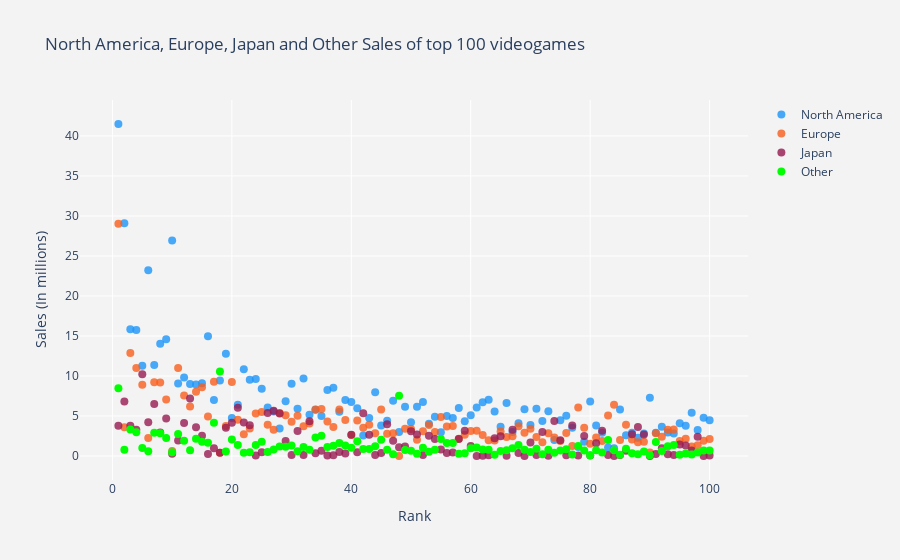

The code cell stored with this chart in its notebook:
### Markdown cell above
### Rank the top 100 games in a scatter plot

### Code cell
trace1 = go.Scatter(x = df.Rank,
                    y = df.NA_Sales,
                    mode = "markers",
                    name = "North America",
                    marker = dict(color = 'rgba(28, 149, 249, 0.8)',size=8),
                    text = df.Name)
trace2 = go.Scatter(x = df.Rank,
                    y = df.EU_Sales,
                    mode = "markers",
                    name = "Europe",
                    marker = dict(color = 'rgba(249, 94, 28, 0.8)',size=8),
                    text = df.Name)
trace3 = go.Scatter(x = df.Rank,
                    y = df.JP_Sales,
                    mode = "markers",
                    name = "Japan",
                    marker = dict(color = 'rgba(150, 26, 80, 0.8)',size=8),
                    text = df.Name)
trace4 = go.Scatter(x = df.Rank,
                    y = df.Other_Sales,
                    mode = "markers",
                    name = "Other",
                    marker = dict(color = 'lime',size=8),
                    text = df.Name)
data = [trace1, trace2, trace3, trace4]
layout = dict(title = 'North America, Europe, Japan and Other Sales of top 100 videogames',
              xaxis = dict(title='Rank', ticklen=5, zeroline=False, zerolinewidth=1, gridcolor="white"),
              yaxis = dict(title='Sales (In millions)', ticklen=5, zeroline=False, zerolinewidth=1, gridcolor="white"),
              paper_bgcolor = 'rgb(243, 243, 243)',
              plot_bgcolor = 'rgb(243, 243, 243)')
iplot(dict(data = data, layout = layout))

### Figure 1 — Plotly figure (JSON) as saved in the notebook; plotly's stock layout.template omitted (floating-point values rounded to 4 significant figures)
{"data": [{"marker": {"color": "rgba(28, 149, 249, 0.8)", "size": 8}, "mode": "markers", "name": "North America", "text": ["Wii Sports", "Super Mario Bros.", "Mario Kart Wii", "Wii Sports Resort", "Pokemon Red/Pokemon Blue", "Tetris", "New Super Mario Bros.", "Wii Play", "New Super Mario Bros. Wii", "Duck Hunt", "Nintendogs", "Mario Kart DS", "Pokemon Gold/Pokemon Silver", "Wii Fit", "Wii Fit Plus", "Kinect Adventures!", "Grand Theft Auto V", "Grand Theft Auto: San Andreas", "Super Mario World", "Brain Age: Train Your Brain in Minutes a Day", "Pokemon Diamond/Pokemon Pearl", "Super Mario Land", "Super Mario Bros. 3", "Grand Theft Auto V", "Grand Theft Auto: Vice City", "Pokemon Ruby/Pokemon Sapphire", "Pokemon Black/Pokemon White", "Brain Age 2: More Training in Minutes a Day", "Gran Turismo 3: A-Spec", "Call of Duty: Modern Warfare 3", "Pokémon Yellow: Special Pikachu Edition", "Call of Duty: Black Ops", "Pokemon X/Pokemon Y", "Call of Duty: Black Ops 3", "Call of Duty: Black Ops II", "Call of Duty: Black Ops II", "Call of Duty: Modern Warfare 2", "Call of Duty: Modern Warfare 3", "Grand Theft Auto III", "Super Smash Bros. Brawl", "Call of Duty: Black Ops", "Animal Crossing: Wild World", "Mario Kart 7", "Halo 3", "Grand Theft Auto V", "Pokemon HeartGold/Pokemon SoulSilver", "Super Mario 64", "Gran Turismo 4", "Super Mario Galaxy", "Pokemon Omega Ruby/Pokemon Alpha Sapphire", "Super Mario Land 2: 6 Golden Coins", "Grand Theft Auto IV", "Gran Turismo", "Super Mario 3D Land", "Gran Turismo 5", "Call of Duty: Modern Warfare 2", "Grand Theft Auto IV", "Super Mario All-Stars", "Pokemon FireRed/Pokemon LeafGreen", "Super Mario 64", "Just Dance 3", "Call of Duty: Ghosts", "Halo: Reach", "Mario Kart 64", "New Super Mario Bros. 2", "Halo 4", "Final Fantasy VII", "Call of Duty: Ghosts", "Just Dance 2", "Gran Turismo 2", "Call of Duty 4: Modern Warfare", "Donkey Kong Country", "Minecraft", "Animal Crossing: New Leaf", "Mario Party DS", "The Elder Scrolls V: Skyrim", "Super Mario Kart", "FIFA 16", "Wii Party", "Halo 2", "Mario Party 8", "Pokemon Black 2/Pokemon White 2", "FIFA Soccer 13", "The Sims 3", "GoldenEye 007", "Mario & Sonic at the Olympic Games", "Final Fantasy X", "Final Fantasy VIII", "Pokémon Platinum Version", "Pac-Man", "Grand Theft Auto: Liberty City Stories", "Super Mario Galaxy 2", "Star Wars Battlefront (2015)", "Call of Duty: Advanced Warfare", "The Legend of Zelda: Ocarina of Time", "Crash Bandicoot 2: Cortex Strikes Back", "Super Mario Bros. 2", "Super Smash Bros. for Wii U and 3DS", "Call of Duty: World at War", "Battlefield 3"], "type": "scatter", "x": [1, 2, 3, 4, 5, 6, 7, 8, 9, 10, 11, 12, 13, 14, 15, 16, 17, 18, 19, 20, 21, 22, 23, 24, 25, 26, 27, 28, 29, 30, 31, 32, 33, 34, 35, 36, 37, 38, 39, 40, 41, 42, 43, 44, 45, 46, 47, 48, 49, 50, 51, 52, 53, 54, 55, 56, 57, 58, 59, 60, 61, 62, 63, 64, 65, 66, 67, 68, 69, 70, 71, 72, 73, 74, 75, 76, 77, 78, 79, 80, 81, 82, 83, 84, 85, 86, 87, 88, 89, 90, 91, 92, 93, 94, 95, 96, 97, 98, 99, 100], "y": [41.49, 29.08, 15.85, 15.75, 11.27, 23.2, 11.38, 14.03, 14.59, 26.93, 9.07, 9.81, 9, 8.94, 9.09, 14.97, 7.01, 9.43, 12.78, 4.75, 6.42, 10.83, 9.54, 9.63, 8.41, 6.06, 5.57, 3.44, 6.85, 9.03, 5.89, 9.67, 5.17, 5.77, 4.99, 8.25, 8.52, 5.54, 6.99, 6.75, 5.98, 2.55, 4.74, 7.97, 3.8, 4.4, 6.91, 3.01, 6.16, 4.23, 6.16, 6.76, 4.02, 4.89, 2.96, 4.99, 4.76, 5.99, 4.34, 5.08, 6.05, 6.72, 7.03, 5.55, 3.66, 6.63, 3.01, 4.09, 5.84, 3.88, 5.91, 4.36, 5.58, 2.01, 4.46, 5.03, 3.54, 1.11, 1.79, 6.82, 3.81, 2.91, 1.06, 0.98, 5.8, 2.58, 2.91, 2.28, 2.82, 7.28, 2.9, 3.66, 2.93, 2.8, 4.1, 3.78, 5.39, 3.24, 4.79, 4.46]}, {"marker": {"color": "rgba(249, 94, 28, 0.8)", "size": 8}, "mode": "markers", "name": "Europe", "text": ["Wii Sports", "Super Mario Bros.", "Mario Kart Wii", "Wii Sports Resort", "Pokemon Red/Pokemon Blue", "Tetris", "New Super Mario Bros.", "Wii Play", "New Super Mario Bros. Wii", "Duck Hunt", "Nintendogs", "Mario Kart DS", "Pokemon Gold/Pokemon Silver", "Wii Fit", "Wii Fit Plus", "Kinect Adventures!", "Grand Theft Auto V", "Grand Theft Auto: San Andreas", "Super Mario World", "Brain Age: Train Your Brain in Minutes a Day", "Pokemon Diamond/Pokemon Pearl", "Super Mario Land", "Super Mario Bros. 3", "Grand Theft Auto V", "Grand Theft Auto: Vice City", "Pokemon Ruby/Pokemon Sapphire", "Pokemon Black/Pokemon White", "Brain Age 2: More Training in Minutes a Day", "Gran Turismo 3: A-Spec", "Call of Duty: Modern Warfare 3", "Pokémon Yellow: Special Pikachu Edition", "Call of Duty: Black Ops", "Pokemon X/Pokemon Y", "Call of Duty: Black Ops 3", "Call of Duty: Black Ops II", "Call of Duty: Black Ops II", "Call of Duty: Modern Warfare 2", "Call of Duty: Modern Warfare 3", "Grand Theft Auto III", "Super Smash Bros. Brawl", "Call of Duty: Black Ops", "Animal Crossing: Wild World", "Mario Kart 7", "Halo 3", "Grand Theft Auto V", "Pokemon HeartGold/Pokemon SoulSilver", "Super Mario 64", "Gran Turismo 4", "Super Mario Galaxy", "Pokemon Omega Ruby/Pokemon Alpha Sapphire", "Super Mario Land 2: 6 Golden Coins", "Grand Theft Auto IV", "Gran Turismo", "Super Mario 3D Land", "Gran Turismo 5", "Call of Duty: Modern Warfare 2", "Grand Theft Auto IV", "Super Mario All-Stars", "Pokemon FireRed/Pokemon LeafGreen", "Super Mario 64", "Just Dance 3", "Call of Duty: Ghosts", "Halo: Reach", "Mario Kart 64", "New Super Mario Bros. 2", "Halo 4", "Final Fantasy VII", "Call of Duty: Ghosts", "Just Dance 2", "Gran Turismo 2", "Call of Duty 4: Modern Warfare", "Donkey Kong Country", "Minecraft", "Animal Crossing: New Leaf", "Mario Party DS", "The Elder Scrolls V: Skyrim", "Super Mario Kart", "FIFA 16", "Wii Party", "Halo 2", "Mario Party 8", "Pokemon Black 2/Pokemon White 2", "FIFA Soccer 13", "The Sims 3", "GoldenEye 007", "Mario & Sonic at the Olympic Games", "Final Fantasy X", "Final Fantasy VIII", "Pokémon Platinum Version", "Pac-Man", "Grand Theft Auto: Liberty City Stories", "Super Mario Galaxy 2", "Star Wars Battlefront (2015)", "Call of Duty: Advanced Warfare", "The Legend of Zelda: Ocarina of Time", "Crash Bandicoot 2: Cortex Strikes Back", "Super Mario Bros. 2", "Super Smash Bros. for Wii U and 3DS", "Call of Duty: World at War", "Battlefield 3"], "type": "scatter", "x": [1, 2, 3, 4, 5, 6, 7, 8, 9, 10, 11, 12, 13, 14, 15, 16, 17, 18, 19, 20, 21, 22, 23, 24, 25, 26, 27, 28, 29, 30, 31, 32, 33, 34, 35, 36, 37, 38, 39, 40, 41, 42, 43, 44, 45, 46, 47, 48, 49, 50, 51, 52, 53, 54, 55, 56, 57, 58, 59, 60, 61, 62, 63, 64, 65, 66, 67, 68, 69, 70, 71, 72, 73, 74, 75, 76, 77, 78, 79, 80, 81, 82, 83, 84, 85, 86, 87, 88, 89, 90, 91, 92, 93, 94, 95, 96, 97, 98, 99, 100], "y": [29.02, 3.58, 12.88, 11.01, 8.89, 2.26, 9.23, 9.2, 7.06, 0.63, 11, 7.57, 6.18, 8.03, 8.59, 4.94, 9.27, 0.4, 3.75, 9.26, 4.52, 2.71, 3.44, 5.31, 5.49, 3.9, 3.28, 5.36, 5.09, 4.28, 5.04, 3.73, 4.05, 5.81, 5.88, 4.3, 3.63, 5.82, 4.51, 2.61, 4.44, 3.52, 3.91, 2.83, 5.81, 2.77, 2.85, 0.01, 3.4, 3.37, 2.04, 3.1, 3.87, 2.99, 4.88, 3.69, 3.76, 2.15, 2.65, 3.11, 3.15, 2.63, 1.98, 1.94, 3.07, 2.36, 2.47, 3.73, 2.89, 3.42, 2.38, 1.71, 2.83, 2.32, 1.88, 2.86, 1.24, 6.06, 3.53, 1.53, 2.3, 1.86, 5.05, 6.42, 2.01, 3.9, 2.07, 1.72, 1.78, 0.45, 2.83, 2.42, 3.29, 3.3, 1.89, 2.17, 1.18, 1.35, 1.9, 2.13]}, {"marker": {"color": "rgba(150, 26, 80, 0.8)", "size": 8}, "mode": "markers", "name": "Japan", "text": ["Wii Sports", "Super Mario Bros.", "Mario Kart Wii", "Wii Sports Resort", "Pokemon Red/Pokemon Blue", "Tetris", "New Super Mario Bros.", "Wii Play", "New Super Mario Bros. Wii", "Duck Hunt", "Nintendogs", "Mario Kart DS", "Pokemon Gold/Pokemon Silver", "Wii Fit", "Wii Fit Plus", "Kinect Adventures!", "Grand Theft Auto V", "Grand Theft Auto: San Andreas", "Super Mario World", "Brain Age: Train Your Brain in Minutes a Day", "Pokemon Diamond/Pokemon Pearl", "Super Mario Land", "Super Mario Bros. 3", "Grand Theft Auto V", "Grand Theft Auto: Vice City", "Pokemon Ruby/Pokemon Sapphire", "Pokemon Black/Pokemon White", "Brain Age 2: More Training in Minutes a Day", "Gran Turismo 3: A-Spec", "Call of Duty: Modern Warfare 3", "Pokémon Yellow: Special Pikachu Edition", "Call of Duty: Black Ops", "Pokemon X/Pokemon Y", "Call of Duty: Black Ops 3", "Call of Duty: Black Ops II", "Call of Duty: Black Ops II", "Call of Duty: Modern Warfare 2", "Call of Duty: Modern Warfare 3", "Grand Theft Auto III", "Super Smash Bros. Brawl", "Call of Duty: Black Ops", "Animal Crossing: Wild World", "Mario Kart 7", "Halo 3", "Grand Theft Auto V", "Pokemon HeartGold/Pokemon SoulSilver", "Super Mario 64", "Gran Turismo 4", "Super Mario Galaxy", "Pokemon Omega Ruby/Pokemon Alpha Sapphire", "Super Mario Land 2: 6 Golden Coins", "Grand Theft Auto IV", "Gran Turismo", "Super Mario 3D Land", "Gran Turismo 5", "Call of Duty: Modern Warfare 2", "Grand Theft Auto IV", "Super Mario All-Stars", "Pokemon FireRed/Pokemon LeafGreen", "Super Mario 64", "Just Dance 3", "Call of Duty: Ghosts", "Halo: Reach", "Mario Kart 64", "New Super Mario Bros. 2", "Halo 4", "Final Fantasy VII", "Call of Duty: Ghosts", "Just Dance 2", "Gran Turismo 2", "Call of Duty 4: Modern Warfare", "Donkey Kong Country", "Minecraft", "Animal Crossing: New Leaf", "Mario Party DS", "The Elder Scrolls V: Skyrim", "Super Mario Kart", "FIFA 16", "Wii Party", "Halo 2", "Mario Party 8", "Pokemon Black 2/Pokemon White 2", "FIFA Soccer 13", "The Sims 3", "GoldenEye 007", "Mario & Sonic at the Olympic Games", "Final Fantasy X", "Final Fantasy VIII", "Pokémon Platinum Version", "Pac-Man", "Grand Theft Auto: Liberty City Stories", "Super Mario Galaxy 2", "Star Wars Battlefront (2015)", "Call of Duty: Advanced Warfare", "The Legend of Zelda: Ocarina of Time", "Crash Bandicoot 2: Cortex Strikes Back", "Super Mario Bros. 2", "Super Smash Bros. for Wii U and 3DS", "Call of Duty: World at War", "Battlefield 3"], "type": "scatter", "x": [1, 2, 3, 4, 5, 6, 7, 8, 9, 10, 11, 12, 13, 14, 15, 16, 17, 18, 19, 20, 21, 22, 23, 24, 25, 26, 27, 28, 29, 30, 31, 32, 33, 34, 35, 36, 37, 38, 39, 40, 41, 42, 43, 44, 45, 46, 47, 48, 49, 50, 51, 52, 53, 54, 55, 56, 57, 58, 59, 60, 61, 62, 63, 64, 65, 66, 67, 68, 69, 70, 71, 72, 73, 74, 75, 76, 77, 78, 79, 80, 81, 82, 83, 84, 85, 86, 87, 88, 89, 90, 91, 92, 93, 94, 95, 96, 97, 98, 99, 100], "y": [3.77, 6.81, 3.79, 3.28, 10.22, 4.22, 6.5, 2.93, 4.7, 0.28, 1.93, 4.13, 7.2, 3.6, 2.53, 0.24, 0.97, 0.41, 3.54, 4.16, 6.04, 4.18, 3.84, 0.06, 0.47, 5.38, 5.65, 5.32, 1.87, 0.13, 3.12, 0.11, 4.34, 0.35, 0.65, 0.07, 0.08, 0.49, 0.3, 2.66, 0.48, 5.33, 2.67, 0.13, 0.36, 3.96, 1.91, 1.1, 1.2, 3.08, 2.69, 0.14, 2.54, 2.13, 0.81, 0.38, 0.44, 2.12, 3.15, 1.25, 0, 0.04, 0.08, 2.23, 2.47, 0.04, 3.28, 0.38, 0.01, 1.69, 0.13, 3, 0.02, 4.36, 1.98, 0.1, 3.81, 0.06, 2.49, 0.05, 1.58, 3.14, 0.13, 0, 0.13, 0.66, 2.73, 3.63, 2.69, 0, 0.24, 0.98, 0.22, 0.14, 1.45, 1.31, 0.7, 2.42, 0, 0.06]}, {"marker": {"color": "lime", "size": 8}, "mode": "markers", "name": "Other", "text": ["Wii Sports", "Super Mario Bros.", "Mario Kart Wii", "Wii Sports Resort", "Pokemon Red/Pokemon Blue", "Tetris", "New Super Mario Bros.", "Wii Play", "New Super Mario Bros. Wii", "Duck Hunt", "Nintendogs", "Mario Kart DS", "Pokemon Gold/Pokemon Silver", "Wii Fit", "Wii Fit Plus", "Kinect Adventures!", "Grand Theft Auto V", "Grand Theft Auto: San Andreas", "Super Mario World", "Brain Age: Train Your Brain in Minutes a Day", "Pokemon Diamond/Pokemon Pearl", "Super Mario Land", "Super Mario Bros. 3", "Grand Theft Auto V", "Grand Theft Auto: Vice City", "Pokemon Ruby/Pokemon Sapphire", "Pokemon Black/Pokemon White", "Brain Age 2: More Training in Minutes a Day", "Gran Turismo 3: A-Spec", "Call of Duty: Modern Warfare 3", "Pokémon Yellow: Special Pikachu Edition", "Call of Duty: Black Ops", "Pokemon X/Pokemon Y", "Call of Duty: Black Ops 3", "Call of Duty: Black Ops II", "Call of Duty: Black Ops II", "Call of Duty: Modern Warfare 2", "Call of Duty: Modern Warfare 3", "Grand Theft Auto III", "Super Smash Bros. Brawl", "Call of Duty: Black Ops", "Animal Crossing: Wild World", "Mario Kart 7", "Halo 3", "Grand Theft Auto V", "Pokemon HeartGold/Pokemon SoulSilver", "Super Mario 64", "Gran Turismo 4", "Super Mario Galaxy", "Pokemon Omega Ruby/Pokemon Alpha Sapphire", "Super Mario Land 2: 6 Golden Coins", "Grand Theft Auto IV", "Gran Turismo", "Super Mario 3D Land", "Gran Turismo 5", "Call of Duty: Modern Warfare 2", "Grand Theft Auto IV", "Super Mario All-Stars", "Pokemon FireRed/Pokemon LeafGreen", "Super Mario 64", "Just Dance 3", "Call of Duty: Ghosts", "Halo: Reach", "Mario Kart 64", "New Super Mario Bros. 2", "Halo 4", "Final Fantasy VII", "Call of Duty: Ghosts", "Just Dance 2", "Gran Turismo 2", "Call of Duty 4: Modern Warfare", "Donkey Kong Country", "Minecraft", "Animal Crossing: New Leaf", "Mario Party DS", "The Elder Scrolls V: Skyrim", "Super Mario Kart", "FIFA 16", "Wii Party", "Halo 2", "Mario Party 8", "Pokemon Black 2/Pokemon White 2", "FIFA Soccer 13", "The Sims 3", "GoldenEye 007", "Mario & Sonic at the Olympic Games", "Final Fantasy X", "Final Fantasy VIII", "Pokémon Platinum Version", "Pac-Man", "Grand Theft Auto: Liberty City Stories", "Super Mario Galaxy 2", "Star Wars Battlefront (2015)", "Call of Duty: Advanced Warfare", "The Legend of Zelda: Ocarina of Time", "Crash Bandicoot 2: Cortex Strikes Back", "Super Mario Bros. 2", "Super Smash Bros. for Wii U and 3DS", "Call of Duty: World at War", "Battlefield 3"], "type": "scatter", "x": [1, 2, 3, 4, 5, 6, 7, 8, 9, 10, 11, 12, 13, 14, 15, 16, 17, 18, 19, 20, 21, 22, 23, 24, 25, 26, 27, 28, 29, 30, 31, 32, 33, 34, 35, 36, 37, 38, 39, 40, 41, 42, 43, 44, 45, 46, 47, 48, 49, 50, 51, 52, 53, 54, 55, 56, 57, 58, 59, 60, 61, 62, 63, 64, 65, 66, 67, 68, 69, 70, 71, 72, 73, 74, 75, 76, 77, 78, 79, 80, 81, 82, 83, 84, 85, 86, 87, 88, 89, 90, 91, 92, 93, 94, 95, 96, 97, 98, 99, 100], "y": [8.46, 0.77, 3.31, 2.96, 1, 0.58, 2.9, 2.85, 2.26, 0.47, 2.75, 1.92, 0.71, 2.15, 1.79, 1.67, 4.14, 10.57, 0.55, 2.05, 1.37, 0.42, 0.46, 1.38, 1.78, 0.5, 0.82, 1.18, 1.16, 1.32, 0.59, 1.13, 0.79, 2.31, 2.52, 1.12, 1.29, 1.62, 1.3, 1.02, 1.83, 0.88, 0.89, 1.21, 2.02, 0.77, 0.23, 7.53, 0.76, 0.65, 0.29, 1.03, 0.52, 0.78, 2.12, 1.63, 1.62, 0.29, 0.35, 0.98, 1.07, 0.82, 0.78, 0.15, 0.63, 0.73, 0.96, 1.38, 0.78, 0.5, 0.9, 0.23, 0.77, 0.41, 0.7, 0.85, 0.18, 1.26, 0.68, 0.08, 0.73, 0.43, 2.01, 0.71, 0.15, 0.91, 0.33, 0.23, 0.55, 0.08, 1.75, 0.64, 1.23, 1.37, 0.16, 0.31, 0.19, 0.43, 0.69, 0.69]}], "layout": {"paper_bgcolor": "rgb(243, 243, 243)", "plot_bgcolor": "rgb(243, 243, 243)", "title": {"text": "North America, Europe, Japan and Other Sales of top 100 videogames"}, "xaxis": {"gridcolor": "white", "ticklen": 5, "title": {"text": "Rank"}, "zeroline": false, "zerolinewidth": 1}, "yaxis": {"gridcolor": "white", "ticklen": 5, "title": {"text": "Sales (In millions)"}, "zeroline": false, "zerolinewidth": 1}}}
